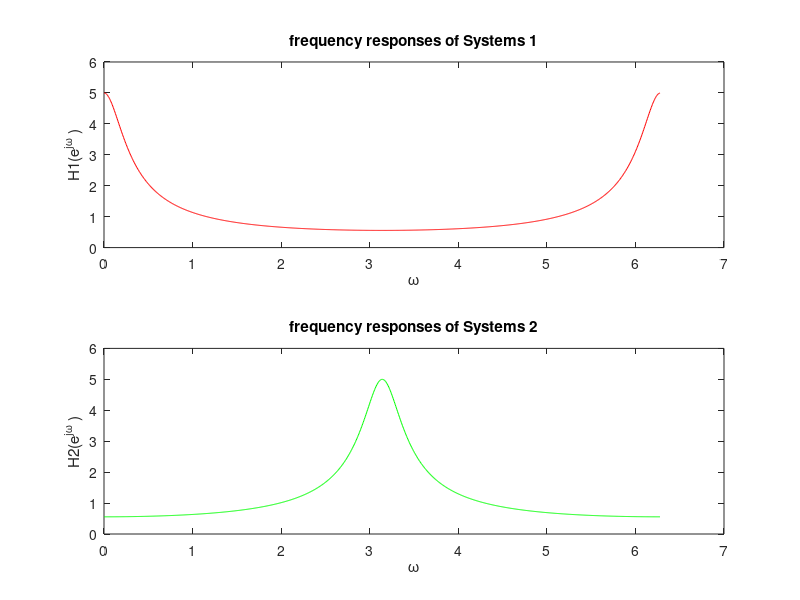

This figure's MATLAB source:
clc
clear
a1=[1 -0.8];
b1=1;
a2=[1 0.8];
b2=1;
[H1, ~] = freqz(b1, a1, 1024, 'whole');
[H2, Omega] = freqz(b2, a2, 1024, 'whole');
subplot(2,1,1);
%这是一个低通滤波器
plot(Omega, abs(H1),'r');
xlabel('\omega');
ylabel('H1(e^{j\omega} )');
title('frequency responses of Systems 1');
subplot(2,1,2);
%这是一个高通滤波器
plot(Omega, abs(H2),'g');
xlabel('\omega');
ylabel('H2(e^{j\omega} )');
title('frequency responses of Systems 2');

saveas(gcf, "plots/P3_8_b_out.png");
%close;
